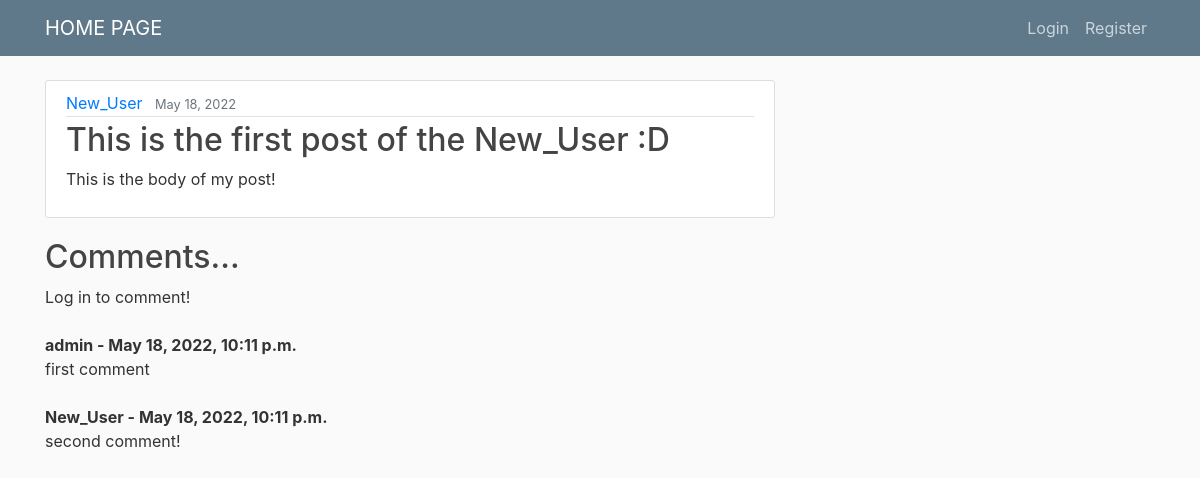
The page /post/13/ on the database its author committed.
### home_page/models.py (models this page shows, shortened)
class Post(models.Model):
    title = models.CharField(max_length=100)
    content = models.TextField()
    date_posted = models.DateTimeField(default=timezone.now)
    author = models.ForeignKey(User, on_delete=models.CASCADE)

class Comment(models.Model):
    post = models.ForeignKey(Post, related_name = "comments", on_delete=models.CASCADE)
    name = models.CharField(max_length=255)
    author = models.ForeignKey(User, on_delete=models.CASCADE)
    body = models.TextField()
    date_added = models.DateTimeField(auto_now_add=True)

### home_page/views.py (the view)
# urls.py: path('post/<int:pk>/', PostDetailView.as_view(),name="post-detail"),
class PostDetailView(DetailView):
    model = Post

### home_page/templates/home_page/post_detail.html (shortened to what this page needs)
{% extends 'home_page/base.html' %}
{% block content %}
<article class="media content-section">
    <div class="media-body">
        <div class="article-metadata">
            <a class="mr-2" href="#">{{ object.author }}</a>
            <small class="text-muted">{{ object.date_posted|date:"F d, Y" }}</small>
        </div>
        <h2 class="article-title">{{ object.title }}</h2>
        <p class="article-content">{{ object.content }}</p>
    </div>
</article>
<h2>Comments...</h2>
{% if not post.comments.all %}
    No comments here just yet...
    <br/>
    {% if user.is_authenticated %}
    <a href="{% url 'add-comment' object.id %}">Add one</a>
    {% else %}
    Log in to comment!
    {% endif %}
    <br/>
{% else %}
    {% if user.is_authenticated %}
    <a href="{% url 'add-comment' object.id %}">Add one</a>
    {% else %}
    Log in to comment!
    {% endif %}
<br/>
<br/>
    {% for comment in post.comments.all %}
    <strong>
        {{comment.author}} -
        {{comment.date_added}}
    </strong>
    <br/>
        {{comment.body}}
        <br/><br/>
    {% endfor %}
{% endif %}
{% endblock content %}

### home_page/templates/home_page/base.html (shortened to what this page needs)
{% load static %}
<!DOCTYPE html>
<html>
<head>
    <link rel="stylesheet" href="https://cdn.jsdelivr.net/npm/bootstrap@4.0.0/dist/css/bootstrap.min.css">
    <link rel="stylesheet" type="text/css" href="{% static 'home_page/main.css' %}">
</head>
<body>
    <header class="site-header">
        <nav class="navbar navbar-expand-md navbar-dark bg-steel fixed-top">
          <div class="container">
            <a class="navbar-brand mr-4" href="/">HOME PAGE</a>
            <div class="collapse navbar-collapse" id="navbarToggle">
              <div class="navbar-nav">
                {% if user.is_authenticated %}
                <a class="nav-item nav-link" href="{% url 'logout' %}">Logout</a>
                <a class="nav-item nav-link" href="{% url 'post-create' %}">Create post</a>
                {% else %}
                  <a class="nav-item nav-link" href="{% url 'login' %}">Login</a>
                  <a class="nav-item nav-link" href="{% url 'register' %}">Register</a>
                {% endif %}
              </div>
            </div>
          </div>
        </nav>
      </header>
      <main role="main" class="container">
        <div class="row">
          <div class="col-md-8">
            {% block content %}{% endblock %}
          </div>
          </div>
      </main>
</body>
</html>

### home_page/static/home_page/main.css (style rules this page uses)
body { background: #fafafa; color: #333333; margin-top: 5rem; }
h1, h2, h3, h4, h5, h6 { color: #444444; }
.bg-steel { background-color: #5f788a; }
.site-header .navbar-nav .nav-link { color: #cbd5db; }
.content-section { background: #ffffff; padding: 10px 20px; border: 1px solid #dddddd; border-radius: 3px; margin-bottom: 20px; }
.article-title { color: #444444; }
.article-content { white-space: pre-line; }
.article-metadata { padding-bottom: 1px; margin-bottom: 4px; border-bottom: 1px solid #e3e3e3 }

### rows shown on the page
Post: author "New_User", date_posted "May 18, 2022", title "This is the first post of the New_User :D", content "This is the body of my post!"
Comment: author "admin", date_added "May 18, 2022, 10:11 p.m.", body "first comment"
Comment: author "New_User", date_added "May 18, 2022, 10:11 p.m.", body "second comment!"
